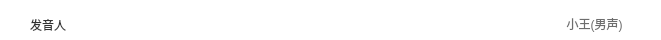
        <widget class="QWidget" name="widget_77" native="true">
         <property name="geometry">
          <rect>
           <x>0</x>
           <y>883</y>
           <width>661</width>
           <height>40</height>
          </rect>
         </property>
         <property name="styleSheet">
          <string notr="true">background-color: rgb(255, 255, 255);</string>
         </property>
         <widget class="clickedWidget" name="data_conn_log_16" native="true">
          <property name="geometry">
           <rect>
            <x>0</x>
            <y>0</y>
            <width>661</width>
            <height>40</height>
           </rect>
          </property>
          <widget class="QLabel" name="show_conn_way_17">
           <property name="geometry">
            <rect>
             <x>559</x>
             <y>14</y>
             <width>71</width>
             <height>21</height>
            </rect>
           </property>
           <property name="sizePolicy">
            <sizepolicy hsizetype="Expanding" vsizetype="Fixed">
             <horstretch>0</horstretch>
             <verstretch>0</verstretch>
            </sizepolicy>
           </property>
           <property name="styleSheet">
            <string notr="true">outline:0px;
font: 10pt &quot;思源黑体&quot; Bold;
color: rgb(109, 109, 109);
border-width:0;
background: transparent;
border-style:outset;</string>
           </property>
           <property name="text">
            <string>&lt;html&gt;&lt;head/&gt;&lt;body&gt;&lt;p align=&quot;center&quot;&gt;小王(男声)&lt;/p&gt;&lt;/body&gt;&lt;/html&gt;</string>
           </property>
           <property name="textFormat">
            <enum>Qt::RichText</enum>
           </property>
          </widget>
          <widget class="QLabel" name="label_152">
           <property name="geometry">
            <rect>
             <x>630</x>
             <y>12</y>
             <width>12</width>
             <height>21</height>
            </rect>
           </property>
           <property name="styleSheet">
            <string notr="true">border-image: url(:/images/resources/images/ui/SHGCSetUp/dayuhao.png);</string>
           </property>
           <property name="text">
            <string/>
           </property>
           <property name="textFormat">
            <enum>Qt::RichText</enum>
           </property>
          </widget>
          <widget class="QLabel" name="label_153">
           <property name="geometry">
            <rect>
             <x>30</x>
             <y>10</y>
             <width>51</width>
             <height>31</height>
            </rect>
           </property>
           <property name="styleSheet">
            <string notr="true">outline:0px;
font: 11pt &quot;思源黑体&quot;;
color:rgb(51, 51, 51);
border-width:0;
background: transparent;
border-style:outset;</string>
           </property>
           <property name="text">
            <string>&lt;html&gt;&lt;head/&gt;&lt;body&gt;&lt;p&gt;发音人&lt;/p&gt;&lt;/body&gt;&lt;/html&gt;</string>
           </property>
          </widget>
         </widget>
        </widget>
